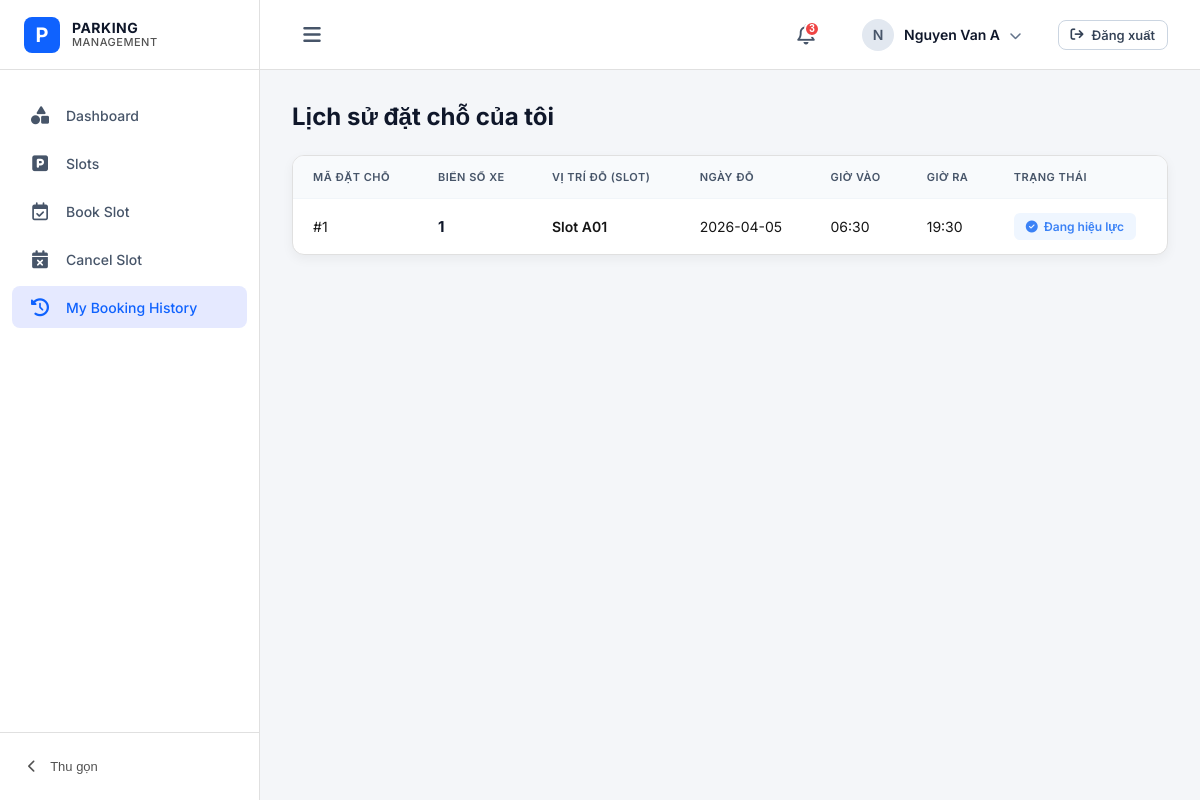
Screenshot of /history (signed in) with the database file from the repository.
### tables this page shows
CREATE TABLE bookings (
    id INTEGER PRIMARY KEY AUTOINCREMENT,
    user_id INTEGER NOT NULL,
    slot_id INTEGER NOT NULL,
    date TEXT NOT NULL,
    in_time TEXT NOT NULL,
    out_time TEXT NOT NULL,
    vehicle_number TEXT NOT NULL,
    mobile_number TEXT NOT NULL,
    status TEXT DEFAULT 'available',
    FOREIGN KEY (user_id) REFERENCES users (id)
);

### app.py (the view)
@app.route('/history')
def history():
    if 'user_id' not in session:
        return redirect(url_for('login'))
    conn = get_db_connection()
    bookings = conn.execute('''
        SELECT id, vehicle_number, slot_id, date, in_time, out_time, status
        FROM bookings
        WHERE user_id = ?
    ''', (session['user_id'],)).fetchall()
    conn.close()
    return render_template('history.html', bookings=bookings)

### app.py (called while the page is built)
def get_db_connection():
    conn = sqlite3.connect(DATABASE, timeout=10)
    conn.row_factory = sqlite3.Row
    conn.execute('PRAGMA journal_mode=WAL')
    return conn

### templates/history.html (shortened to what this page needs)
{% extends "base.html" %}
{% block content %}
<h1 class="page-title">Lịch sử đặt chỗ của tôi</h1>
<div class="card" style="padding: 0; border: none; background: transparent; box-shadow: none;">
    {% if bookings %}
    <div class="table-responsive">
        <table class="table-custom">
            <thead>
                <tr>
                    <th>Mã đặt chỗ</th>
                    <th>Biển số xe</th>
                    <th>Vị trí đỗ (Slot)</th>
                    <th>Ngày đỗ</th>
                    <th>Giờ vào</th>
                    <th>Giờ ra</th>
                    <th>Trạng thái</th>
                </tr>
            </thead>
            <tbody>
                {% for booking in bookings %}
                <tr>
                    <td>#{{ booking.id }}</td>
                    <td style="font-weight: 700; font-size: 15px; color: #0f172a;">{{ booking.vehicle_number }}</td>
                    <td><span style="font-weight: 600;">Slot A{{ "%02d"|format(booking.slot_id) }}</span></td>
                    <td>{{ booking.date }}</td>
                    <td>{{ booking.in_time }}</td>
                    <td>{{ booking.out_time }}</td>
                    <td>
                        {% if booking.status == 'booked' %}
                            <span class="status-badge badge-booked">
                                <i class="fa-solid fa-circle-check"></i> Đang hiệu lực
                            </span>
                        {% else %}
                            <span class="status-badge badge-expired">
                                <i class="fa-solid fa-clock"></i> {{ booking.status }}
                            </span>
                        {% endif %}
                    </td>
                </tr>
                {% endfor %}
            </tbody>
        </table>
    </div>
    {% endif %}
</div>
{% endblock %}

### rows the page displays
bookings: id "1", vehicle_number "1", slot_id "01", date "2026-04-05", in_time "06:30", out_time "19:30", status "booked" (drawn)

### other values shown
{{ session.get('name', 'U')[0] | upper }} "N"
{{ session.get('name', 'User') }} "Nguyen Van A"
